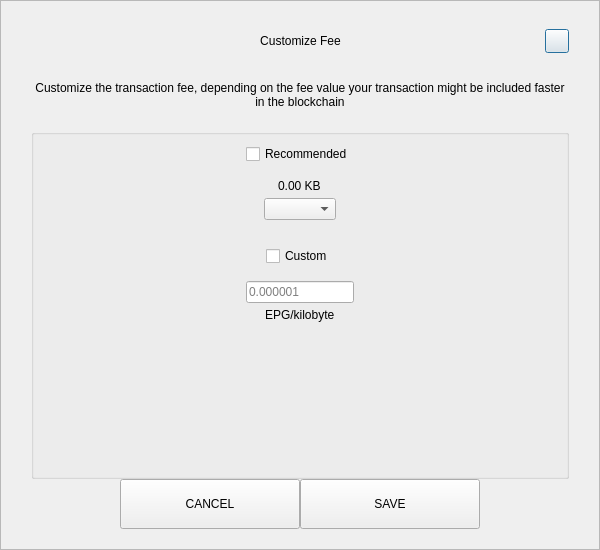
<?xml version="1.0" encoding="UTF-8"?>
<ui version="4.0">
 <class>SendCustomFeeDialog</class>
 <widget class="QDialog" name="SendCustomFeeDialog">
  <property name="geometry">
   <rect>
    <x>0</x>
    <y>0</y>
    <width>600</width>
    <height>550</height>
   </rect>
  </property>
  <property name="windowTitle">
   <string>Form</string>
  </property>
  <layout class="QVBoxLayout" name="verticalLayout_3">
   <property name="spacing">
    <number>0</number>
   </property>
   <property name="leftMargin">
    <number>0</number>
   </property>
   <property name="topMargin">
    <number>0</number>
   </property>
   <property name="rightMargin">
    <number>0</number>
   </property>
   <property name="bottomMargin">
    <number>0</number>
   </property>
   <item>
    <widget class="QFrame" name="frame">
     <property name="styleSheet">
      <string notr="true"/>
     </property>
     <property name="frameShape">
      <enum>QFrame::StyledPanel</enum>
     </property>
     <property name="frameShadow">
      <enum>QFrame::Raised</enum>
     </property>
     <layout class="QVBoxLayout" name="verticalLayout_2">
      <property name="spacing">
       <number>0</number>
      </property>
      <property name="leftMargin">
       <number>30</number>
      </property>
      <property name="topMargin">
       <number>20</number>
      </property>
      <property name="rightMargin">
       <number>30</number>
      </property>
      <property name="bottomMargin">
       <number>20</number>
      </property>
      <item>
       <layout class="QHBoxLayout" name="horizontalLayout_3">
        <property name="spacing">
         <number>0</number>
        </property>
        <item>
         <spacer name="horizontalSpacer_21">
          <property name="orientation">
           <enum>Qt::Horizontal</enum>
          </property>
          <property name="sizeHint" stdset="0">
           <size>
            <width>40</width>
            <height>20</height>
           </size>
          </property>
         </spacer>
        </item>
        <item>
         <widget class="QLabel" name="labelTitle">
          <property name="minimumSize">
           <size>
            <width>0</width>
            <height>40</height>
           </size>
          </property>
          <property name="maximumSize">
           <size>
            <width>16777215</width>
            <height>40</height>
           </size>
          </property>
          <property name="styleSheet">
           <string notr="true">padding-left:24px;</string>
          </property>
          <property name="text">
           <string>Customize Fee</string>
          </property>
          <property name="alignment">
           <set>Qt::AlignCenter</set>
          </property>
          <property name="margin">
           <number>7</number>
          </property>
         </widget>
        </item>
        <item>
         <spacer name="horizontalSpacer">
          <property name="orientation">
           <enum>Qt::Horizontal</enum>
          </property>
          <property name="sizeHint" stdset="0">
           <size>
            <width>40</width>
            <height>20</height>
           </size>
          </property>
         </spacer>
        </item>
        <item>
         <widget class="QPushButton" name="btnEsc">
          <property name="minimumSize">
           <size>
            <width>24</width>
            <height>24</height>
           </size>
          </property>
          <property name="maximumSize">
           <size>
            <width>24</width>
            <height>24</height>
           </size>
          </property>
          <property name="text">
           <string/>
          </property>
         </widget>
        </item>
       </layout>
      </item>
      <item>
       <spacer name="verticalSpacer_2">
        <property name="orientation">
         <enum>Qt::Vertical</enum>
        </property>
        <property name="sizeType">
         <enum>QSizePolicy::Fixed</enum>
        </property>
        <property name="sizeHint" stdset="0">
         <size>
          <width>20</width>
          <height>20</height>
         </size>
        </property>
       </spacer>
      </item>
      <item>
       <widget class="QLabel" name="labelMessage">
        <property name="text">
         <string>Customize the transaction fee, depending on the fee value your transaction might be included faster in the blockchain</string>
        </property>
        <property name="alignment">
         <set>Qt::AlignCenter</set>
        </property>
        <property name="wordWrap">
         <bool>true</bool>
        </property>
       </widget>
      </item>
      <item>
       <spacer name="verticalSpacer_3">
        <property name="orientation">
         <enum>Qt::Vertical</enum>
        </property>
        <property name="sizeType">
         <enum>QSizePolicy::Fixed</enum>
        </property>
        <property name="sizeHint" stdset="0">
         <size>
          <width>20</width>
          <height>20</height>
         </size>
        </property>
       </spacer>
      </item>
      <item>
       <widget class="QGroupBox" name="groupBox">
        <property name="title">
         <string/>
        </property>
        <layout class="QVBoxLayout" name="verticalLayout">
         <property name="leftMargin">
          <number>12</number>
         </property>
         <property name="rightMargin">
          <number>12</number>
         </property>
         <item>
          <layout class="QVBoxLayout" name="verticalLayout_4">
           <property name="spacing">
            <number>5</number>
           </property>
           <item alignment="Qt::AlignHCenter">
            <widget class="QCheckBox" name="checkBoxRecommended">
             <property name="text">
              <string>Recommended</string>
             </property>
            </widget>
           </item>
           <item>
            <spacer name="verticalSpacer_5">
             <property name="orientation">
              <enum>Qt::Vertical</enum>
             </property>
             <property name="sizeType">
              <enum>QSizePolicy::Fixed</enum>
             </property>
             <property name="sizeHint" stdset="0">
              <size>
               <width>20</width>
               <height>10</height>
              </size>
             </property>
            </spacer>
           </item>
           <item alignment="Qt::AlignHCenter">
            <widget class="QLabel" name="labelFee">
             <property name="text">
              <string>0.00 KB</string>
             </property>
            </widget>
           </item>
           <item alignment="Qt::AlignHCenter">
            <widget class="QComboBox" name="comboBoxRecommended"/>
           </item>
          </layout>
         </item>
         <item>
          <spacer name="verticalSpacer">
           <property name="orientation">
            <enum>Qt::Vertical</enum>
           </property>
           <property name="sizeType">
            <enum>QSizePolicy::Fixed</enum>
           </property>
           <property name="sizeHint" stdset="0">
            <size>
             <width>20</width>
             <height>20</height>
            </size>
           </property>
          </spacer>
         </item>
         <item>
          <layout class="QVBoxLayout" name="verticalLayout_5">
           <property name="spacing">
            <number>5</number>
           </property>
           <item alignment="Qt::AlignHCenter">
            <widget class="QCheckBox" name="checkBoxCustom">
             <property name="text">
              <string>Custom</string>
             </property>
            </widget>
           </item>
           <item>
            <spacer name="verticalSpacer_6">
             <property name="orientation">
              <enum>Qt::Vertical</enum>
             </property>
             <property name="sizeType">
              <enum>QSizePolicy::Fixed</enum>
             </property>
             <property name="sizeHint" stdset="0">
              <size>
               <width>20</width>
               <height>10</height>
              </size>
             </property>
            </spacer>
           </item>
           <item alignment="Qt::AlignHCenter">
            <widget class="QLineEdit" name="lineEditCustomFee">
             <property name="placeholderText">
              <string notr="true">0.000001</string>
             </property>
            </widget>
           </item>
           <item alignment="Qt::AlignHCenter">
            <widget class="QLabel" name="labelCustomFee">
             <property name="text">
              <string>EPG/kilobyte</string>
             </property>
            </widget>
           </item>
          </layout>
         </item>
         <item>
          <spacer name="verticalSpacer_4">
           <property name="orientation">
            <enum>Qt::Vertical</enum>
           </property>
           <property name="sizeHint" stdset="0">
            <size>
             <width>20</width>
             <height>40</height>
            </size>
           </property>
          </spacer>
         </item>
        </layout>
       </widget>
      </item>
      <item>
       <layout class="QHBoxLayout" name="horizontalLayout" stretch="1,2,2,1">
        <item>
         <spacer name="horizontalSpacer1">
          <property name="orientation">
           <enum>Qt::Horizontal</enum>
          </property>
          <property name="sizeHint" stdset="0">
           <size>
            <width>40</width>
            <height>20</height>
           </size>
          </property>
         </spacer>
        </item>
        <item>
         <widget class="QPushButton" name="btnCancel">
          <property name="minimumSize">
           <size>
            <width>180</width>
            <height>50</height>
           </size>
          </property>
          <property name="focusPolicy">
           <enum>Qt::NoFocus</enum>
          </property>
          <property name="text">
           <string>CANCEL</string>
          </property>
         </widget>
        </item>
        <item>
         <widget class="QPushButton" name="btnSave">
          <property name="minimumSize">
           <size>
            <width>180</width>
            <height>50</height>
           </size>
          </property>
          <property name="focusPolicy">
           <enum>Qt::NoFocus</enum>
          </property>
          <property name="text">
           <string>SAVE</string>
          </property>
         </widget>
        </item>
        <item>
         <spacer name="horizontalSpacer_2">
          <property name="orientation">
           <enum>Qt::Horizontal</enum>
          </property>
          <property name="sizeHint" stdset="0">
           <size>
            <width>40</width>
            <height>20</height>
           </size>
          </property>
         </spacer>
        </item>
       </layout>
      </item>
     </layout>
    </widget>
   </item>
  </layout>
 </widget>
 <resources/>
 <connections/>
</ui>
